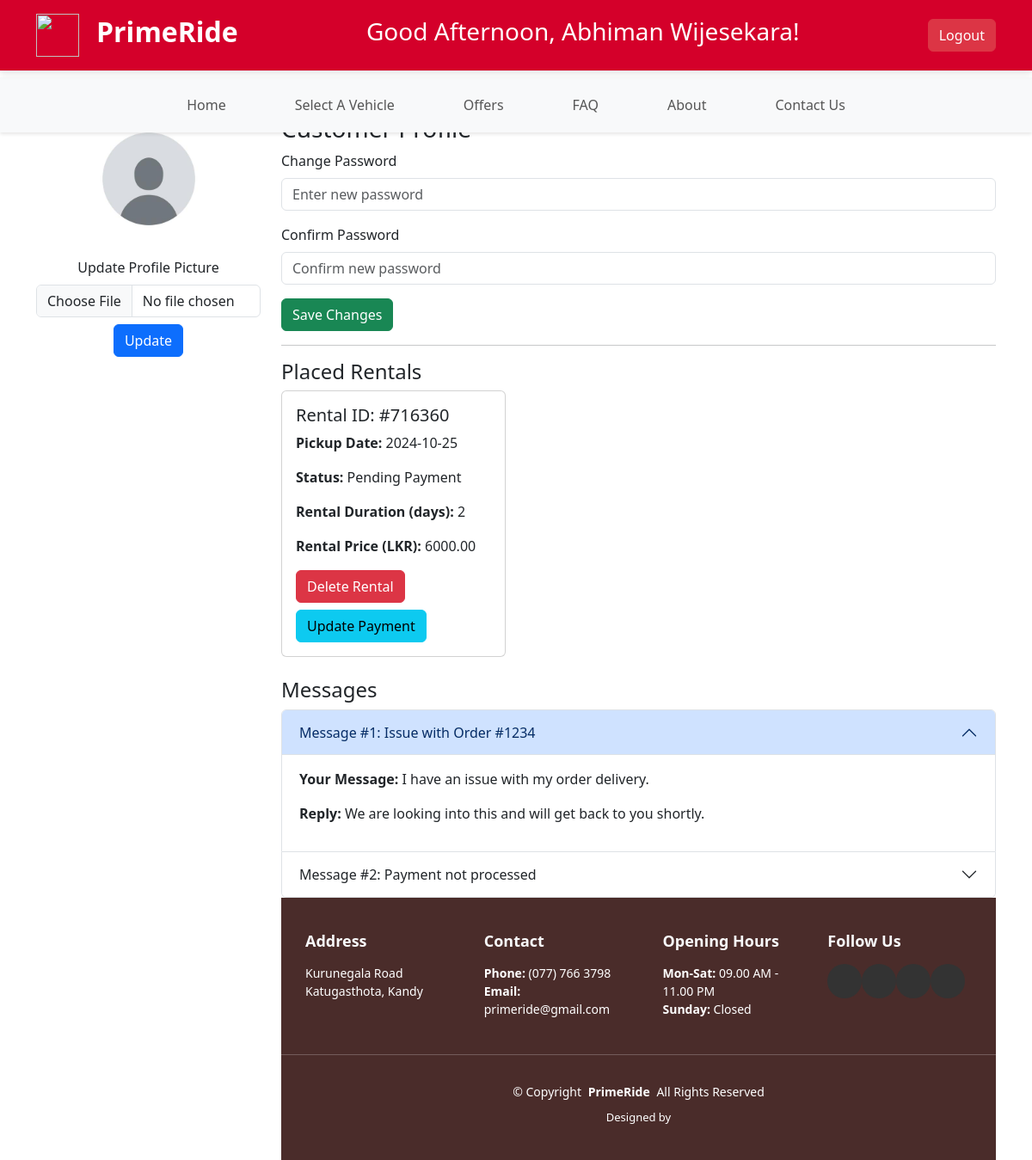
The page /profile.php (signed in) on the database its author committed.
### tables this page shows
CREATE TABLE `clients` (
  `client_id` int(11) NOT NULL,
  `username` varchar(100) NOT NULL,
  `name` varchar(100) NOT NULL,
  `email` varchar(150) NOT NULL,
  `password` varchar(255) NOT NULL,
  `registration_date` timestamp NOT NULL DEFAULT current_timestamp(),
  `last_login` timestamp NULL DEFAULT NULL,
  `profile_picture` varchar(255) DEFAULT 'default.jpg'
);

CREATE TABLE `rental` (
  `id` int(11) NOT NULL,
  `rental_id` int(11) NOT NULL,
  `vehicle_name` varchar(255) NOT NULL,
  `plate_number` varchar(50) NOT NULL,
  `model` varchar(255) NOT NULL,
  `total_price` decimal(10,2) NOT NULL,
  `customer_username` varchar(255) NOT NULL,
  `customer_name` varchar(255) NOT NULL,
  `customer_email` varchar(255) NOT NULL,
  `rental_duration` int(11) NOT NULL,
  `pickup_date` date NOT NULL,
  `dropoff_date` date NOT NULL,
  `rental_status` varchar(50) NOT NULL,
  `receipt_url` varchar(255) DEFAULT NULL,
  `created_at` timestamp NOT NULL DEFAULT current_timestamp()
);

### profile.php (the view, shortened to what this page needs)
<?php
include 'assets/php/dbconnection.php';
$username = isset($_SESSION['username']) ? $_SESSION['username'] : $_COOKIE['username'];
$stmt = $conn->prepare("SELECT name, profile_picture FROM clients WHERE username = ?");
$stmt->bind_param("s", $username);
$stmt->execute();
$result = $stmt->get_result();
$user = $result->fetch_assoc();
$name = $user['name'];
$profile_picture = !empty($user['profile_picture']) ? $user['profile_picture'] : 'default.jpg';
$hour = date('H');
if ($hour < 12) {
    $greeting = "Good Morning";
} elseif ($hour < 18) {
    $greeting = "Good Afternoon";
} else {
    $greeting = "Good Evening";
}
?>
<!DOCTYPE html>
<html lang="en">
<head>
    <link href="assets/css/style.css" rel="stylesheet">
    <link href="https://cdn.jsdelivr.net/npm/bootstrap@5.3.0-alpha3/dist/css/bootstrap.min.css" rel="stylesheet">
</head>
<body>
 <header class="p-3 text-bg-brown header">
    <div class="container">
        <div class="d-flex flex-wrap align-items-center justify-content-between">
            <div class="d-flex align-items-center">
                <a href="/" class="d-flex align-items-center mb-2 mb-lg-0 text-white text-decoration-none">
                    <img src="assets/Photo/main/Ride logo.png" class="navlogo" alt="">
                </a>
                <h1>PrimeRide</h1>
            </div>
            <div class="greeting">
                <h3 class="text-white"><?php echo $greeting . ', ' . htmlspecialchars($name); ?>!</h3>
            </div>
            <div>
                <a href="assets/php/UserFunctions/logout.php" class="btn btn-danger">Logout</a>
            </div>
        </div>
    </div>
</header>
<div class="submenudirect-wrapper">
    <div class="container submenudirect">
        <header class="d-flex justify-content-py-5">
            <ul class="nav nav-pills">
                <li class="nav-item"><a href="index.php" class="nav-link">Home</a></li>
                <li class="nav-item"><a href="rent-car.php" class="nav-link">Select A Vehicle</a></li>
                <li class="nav-item"><a href="Specialoffers.php" class="nav-link">Offers</a></li>
                <li class="nav-item"><a href="FAQ.php" class="nav-link">FAQ</a></li>
                <li class="nav-item"><a href="Aboutus.php" class="nav-link">About</a></li>
                <li class="nav-item"><a href="Contactus.php" class="nav-link">Contact Us</a></li>
            </ul>
        </header>
    </div>
</div>
<div class="cprofile">
    <div class="container mt-5">
        <div class="row">
            <div class="col-md-3">
                <div class="text-center">
                    <img src="assets/database/user-profiles-pic/<?php echo htmlspecialchars($profile_picture); ?>" class="profile-picture mb-3" alt="Profile Picture">
                    <form action="assets/php/UserFunctions/update_profile_picture.php" method="POST" enctype="multipart/form-data">
                        <label for="profilePicUpload" class="form-label">Update Profile Picture</label>
                        <input class="form-control" type="file" id="profilePicUpload" name="profilePicUpload" required>
                        <button type="submit" class="btn btn-primary mt-2">Update</button>
                    </form>
                </div>
            </div>
            <div class="col-md-9">
                <h3>Customer Profile</h3>
                <form action="assets/php/update_password.php" method="POST">
                <div class="mb-3">
                    <label for="password" class="form-label">Change Password</label>
                    <input type="password" class="form-control" id="password" name="password" placeholder="Enter new password" required>
                </div>
                 <div class="mb-3">
                    <label for="confirmPassword" class="form-label">Confirm Password</label>
                    <input type="password" class="form-control" id="confirmPassword" name="confirmPassword" placeholder="Confirm new password" required>
                </div>
                <button type="submit" class="btn btn-success">Save Changes</button>
                </form>
                <hr>
<?php
$sql = "SELECT rental_id, pickup_date, rental_status, rental_duration, total_price  FROM rental";
$result = $conn->query($sql);
?>
<div class="content">
    <h4>Placed Rentals</h4>
    <div class="row">
        <?php
        if ($result->num_rows > 0) {
            while ($rental = $result->fetch_assoc()) {
                echo '
                <div class="col-md-4">
                    <div class="card mb-4">
                        <div class="card-body">
                            <h5 class="card-title">Rental ID: #' . $rental['rental_id'] . '</h5>
                            <p class="card-text"><strong>Pickup Date:</strong> ' . $rental['pickup_date'] . '</p>
                            <p class="card-text"><strong>Status:</strong> ' . $rental['rental_status'] . '</p>
                            <p class="card-text"><strong>Rental Duration (days):</strong> ' . $rental['rental_duration'] . '</p>
                            <p class="card-text"><strong>Rental Price (LKR):</strong> ' . $rental['total_price'] . '</p>
                            <button class="btn btn-danger delete-btn" data-rentalid="' . $rental['rental_id'] . '">Delete Rental</button>
                            <button class="btn btn-info mt-2 update-btn" data-rentalid="' . $rental['rental_id'] . '" data-toggle="modal" data-target="#paymentModal">Update Payment</button>
                        </div>
                    </div>
                </div>';
            }
        } else {
            echo "<p>No rentals found.</p>";
        }
        ?>
    </div>
<h4>Messages</h4>
<div class="accordion" id="messageAccordion">
    <div class="accordion-item">
        <h2 class="accordion-header" id="headingOne">
            <button class="accordion-button" type="button" data-bs-toggle="collapse" data-bs-target="#collapseOne" aria-expanded="true" aria-controls="collapseOne">
                Message #1: Issue with Order #1234
            </button>
        </h2>
        <div id="collapseOne" class="accordion-collapse collapse show" aria-labelledby="headingOne" data-bs-parent="#messageAccordion">
            <div class="accordion-body">
                <p><strong>Your Message:</strong> I have an issue with my order delivery.</p>
                <p><strong>Reply:</strong> We are looking into this and will get back to you shortly.</p>
            </div>
        </div>
    </div>
    <div class="accordion-item">
        <h2 class="accordion-header" id="headingTwo">
            <button class="accordion-button collapsed" type="button" data-bs-toggle="collapse" data-bs-target="#collapseTwo" aria-expanded="false" aria-controls="collapseTwo">
                Message #2: Payment not processed
            </button>
        </h2>
    </div>
</div>
<?php include 'footer.php'; ?>
</body>
</html>

### assets/css/style.css (style rules this page uses)
body { font-family: 'Roboto', sans-serif; margin: 0; padding: 0; }
.header { background-color: #d4002a; padding: 10px 0; box-shadow: 0 4px 8px rgba(0, 0, 0, 0.1); position: fixed; top: 0; width: 100%; z-index: 1000; }
.header a, .header form, .header button { transition: all 0.3s ease; }
.header .navlogo { height: 50px; width: 50px; margin-right: 10px; }
.header h1 { font-size: 2rem; font-weight: bold; color: #fff; margin-left: 10px; }
.submenudirect-wrapper { background-color: #f8f9fa; box-shadow: 0 2px 4px rgba(0, 0, 0, 0.1); padding: 10px 0; position: fixed; top: 90px; width: 100%; z-index: 999; }
.submenudirect { display: flex; justify-content: center; }
.submenudirect .nav-pills { display: flex; justify-content: center; }
.submenudirect .nav-pills .nav-item { margin: 0 10px; }
.submenudirect .nav-pills .nav-link { color: #555; margin: 0 10px; padding: 10px 20px; border-radius: 30px; transition: all 0.3s ease; }
.d-flex { display: flex; align-items: center; }
.btn-primary { background-color: #d4002a; border-color: #d4002a; }

### profile.php (style rules this page uses)
.profile-picture { width: 150px; height: 150px; border-radius: 50%; object-fit: cover; }
.cprofile { margin-top: 100px; }

### rows shown on the page
clients: name "Abhiman Wijesekara", profile_picture (placeholder picture)
rental: rental "716360", pickup_date "2024-10-25", rental_status "Pending Payment", rental_duration "2", total_price "6000.00"

### other values the page prints
$greeting "Good Afternoon"
